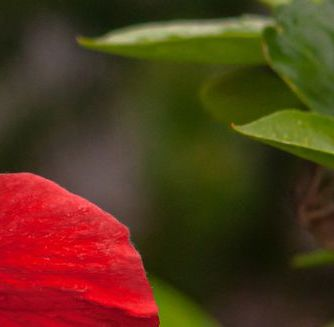
#> input picture img_color3.jpg, 334 x 327 px
$ python code_3.py
#> lines starting #> are read from the running program, lines starting #| are printed output that depends on the picture; after the words box and inside, x2 and y2 are one past the last pixel; in counts of white or black regions, pixels touching at a corner belong together
### functions.py
# all functions

import cv2
import math
import time
from random import *
import numpy as np
from PIL import Image


def concatArr(arr, i, j, size):
    str_con = ""
    for row in range(i, i+size):
        for column in range(j, j+size):
            # checking whether 3-digit number or 2-digit number or 1-digit number and concatenating them with 0 in the beginning to make them 3-digit numbers
            if int(arr[row][column]/100) !=0:
                num_str = str(arr[row][column])
            elif int(arr[row][column]/100) ==0 and int(arr[row][column]/10) !=0:
                num_str = "0"+str(arr[row][column])
            else:
                num_str = "00"+str(arr[row][column])
            str_con = str_con + num_str
    return int(str_con)

# [37 lines left out: functions digits, zero_num, convert_to_matrix, not called in this run]

def convertListToMatrix(newRow,newColumn,size,list):
    matrices=[]
    for count in range(int(newRow*newColumn/(size*size))):
        enc_blockMatrix=[]
        number=str(list[count])
        # print(number)
        while len(number)!=size*size*3:
            number='0'+number
        # print(number)
        counter=0
        for row in range(size):
            a=[]
            for column in range(size):
                x=counter*3
                mat_num=int(number[x:x+3])
                counter+=1
                a.append(mat_num)
            enc_blockMatrix.append(a)
        matrices.append(enc_blockMatrix)
    return matrices

# functions for paillier

# [24 lines left out: functions gcd, lcm, multiplicative_inverse, not called in this run]

### code_3.py
import cv2
import math
import time
import random as rand
import numpy as np
from PIL import Image
from array import *
import elgamal as elg
import functions as fe
from random import *

if __name__ == "__main__":

    n = cv2.imread("img_color3.jpg")
#> n is the input picture: shape (327, 334, 3); mean B, G, R 27.3, 54.6, 84.3
    n = cv2.cvtColor(n, cv2.COLOR_BGR2RGB)
    Row = n.shape[0]
#> Row = 327
    Column = n.shape[1]
#> Column = 334

    matrix = []
    print("The program starts ")
    print('Image Dimensions :', n.shape)
#| Image Dimensions : (327, 334, 3)
    n_blue = n[:, :, 0]
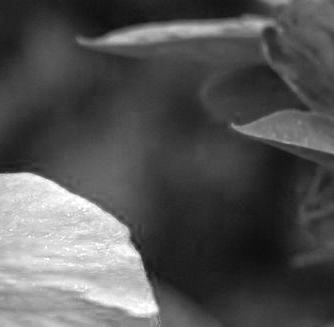
#> n_blue: shape (327, 334); min 13, max 255, mean 84.3
    n_green = n[:, :, 1]
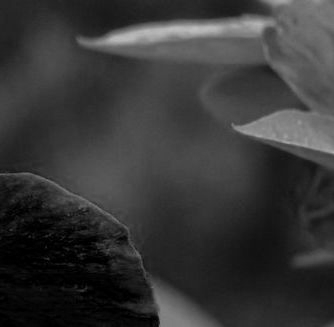
#> n_green: shape (327, 334); min 0, max 192, mean 54.6
    n_red = n[:, :, 2]
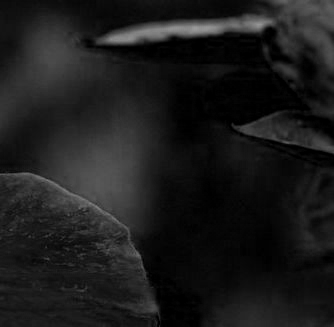
#> n_red: shape (327, 334); min 0, max 155, mean 27.3
    p = 531872289054204184185084734375133399408303613982130856645299464930952178606045848877129147820387996428175564228204785846141207532462936339834139412401975338705794646595487324365194792822189473092273993580587964571659678084484152603881094176995594813302284232006001752128168901293560051833646881436219
    g = 2585
    x = 47
    r = 65
# defines the size of the block (size*size)
    size = 5

# rounds up the number to the nearest sizeth block
    newRow = math.ceil(Row / size) * size
#> newRow = 330
    newColumn = math.ceil(Column / size) * size
#> newColumn = 335

    print("The new size of image is ", newRow, "X", newColumn, " pixels")
#| The new size of image is  330 X 335  pixels

# Dummy

    np.save('code3_dummy.npy', n)
    dummy_matrix = np.load('code3_dummy.npy')
    dum = Image.fromarray(dummy_matrix, "RGB")
    dum.save('code3_dummy.png')

# original matrix
    # print(n)

# filling data into the newMatrix plus padding it with random numbers
    newMatrix_blue = np.zeros((newRow, newColumn), dtype=int)
    newMatrix_green = np.zeros((newRow, newColumn), dtype=int)
    newMatrix_red = np.zeros((newRow, newColumn), dtype=int)
    for row in range(0, Row):
        for column in range(0, Column):
            newMatrix_blue[row][column] = n_blue[row][column]
            newMatrix_green[row][column] = n_green[row][column]
            newMatrix_red[row][column] = n_red[row][column]
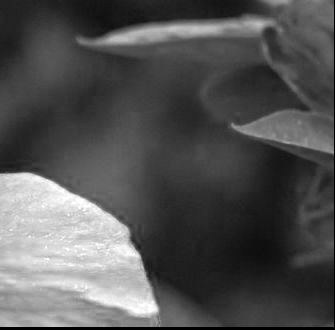
#> newMatrix_blue: shape (330, 335) int64; min 0, max 255, mean 83.3

    for row in range(0, newRow):
        for column in range(0, newColumn):
            if row >= Row or column >= Column:
                newMatrix_blue[row][column] = rand.randint(0, 255)
                newMatrix_green[row][column] = rand.randint(0, 255)
                newMatrix_red[row][column] = rand.randint(0, 255)
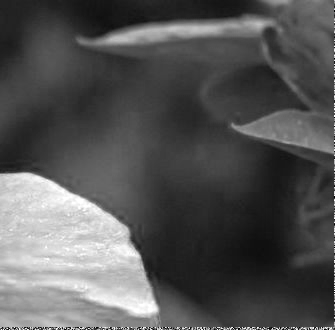
#> newMatrix_blue: shape (330, 335) int64; 1.2% of pixels changed, all inside (x1, y1, x2, y2) = (0, 0, 335, 330)
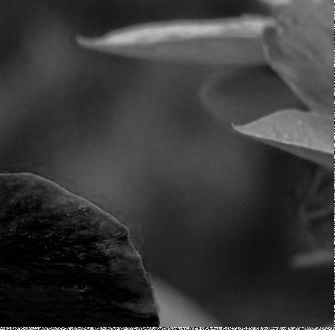
#> newMatrix_green: shape (330, 335) int64; min 0, max 255, mean 55.5
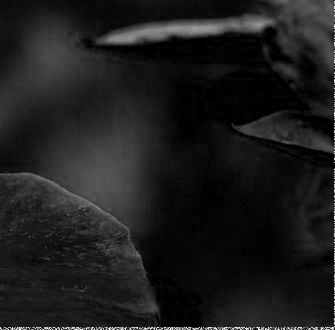
#> newMatrix_red: shape (330, 335) int64; min 0, max 255, mean 28.5

    # print(newMatrix)


# preparing the original array concatenation
    original_concat_blue = []
    original_concat_green = []
    original_concat_red = []
    for row in range(0, newRow, size):
        for column in range(0, newColumn, size):
            original_con = fe.concatArr(newMatrix_blue, row, column, size)
            original_concat_blue.append(original_con)
            original_con = fe.concatArr(newMatrix_green, row, column, size)
            original_concat_green.append(original_con)
            original_con = fe.concatArr(newMatrix_red, row, column, size)
            original_concat_red.append(original_con)
    # print("The original array concated form is:")
    # print(original_concat)

# ---------------------------------------------------------------------------------
# Key generation
    t1 = time.time()
    mody = pow(g, x, p)  # a=2585,b=47
    # print("The value of y is :", mody, "mod", p)
    t2 = time.time()
    time_taken = t2 - t1
    print("The key generation task took", time_taken, "seconds to execute")
#| The key generation task took 3.314018249511719e-05 seconds to execute
    # Public key (p,g,mody)

# ---------------------------------------------------------------------------------


# Encryption
    modc11_blue = []
    modc11_green = []
    modc11_red = []
    modc1 = pow(g, r, p)
    c3 = 0
    c3 = pow(modc1, -x, p)
    enc_concat_blue = []
    enc_concat_green = []
    enc_concat_red = []
    t1 = time.time()

# encrypting the block matrix
    for row in range(len(original_concat_blue)):
        r = randint(1, 349-2)
        modc2 = pow(g, r, p)
        enc_con = pow((original_concat_blue[row]+1)*pow(mody, r, p), 1, p)
        enc_concat_blue.append(enc_con)
        modc11_blue.append(modc2)

    for row in range(len(original_concat_green)):
        r = randint(1, 349-2)
        modc2 = pow(g, r, p)
        enc_con = pow((original_concat_green[row]+1)*pow(mody, r, p), 1, p)
        enc_concat_green.append(enc_con)
        modc11_green.append(modc2)

    for row in range(len(original_concat_red)):
        r = randint(1, 349-2)
        modc2 = pow(g, r, p)
        enc_con = pow((original_concat_red[row]+1)*pow(mody, r, p), 1, p)
        enc_concat_red.append(enc_con)
        modc11_red.append(modc2)

    t2 = time.time()
    time_taken = t2 - t1
    print("The encryption tasks took", time_taken, "seconds to execute")

    # print("The encrypted array concated form is:")
    # print(enc_concat)


# putting encrypted block to matrix form
    print("Encrypting a")
    matrices = fe.convertListToMatrix(newRow, newColumn, size, enc_concat_blue)
#> (the run stopped early here; a loop or call above may not have finished)
